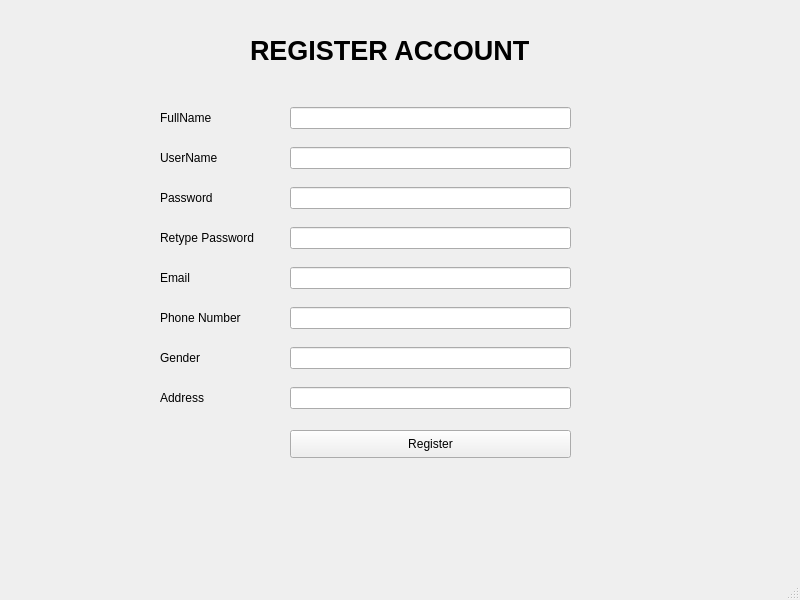
<?xml version="1.0" encoding="UTF-8"?>
<ui version="4.0">
 <class>MainWindow</class>
 <widget class="QMainWindow" name="MainWindow">
  <property name="geometry">
   <rect>
    <x>0</x>
    <y>0</y>
    <width>800</width>
    <height>600</height>
   </rect>
  </property>
  <property name="windowTitle">
   <string>MainWindow</string>
  </property>
  <widget class="QWidget" name="centralwidget">
   <widget class="QLabel" name="label_3">
    <property name="geometry">
     <rect>
      <x>250</x>
      <y>30</y>
      <width>351</width>
      <height>41</height>
     </rect>
    </property>
    <property name="font">
     <font>
      <pointsize>20</pointsize>
      <weight>75</weight>
      <bold>true</bold>
     </font>
    </property>
    <property name="text">
     <string>REGISTER ACCOUNT</string>
    </property>
   </widget>
   <widget class="QLabel" name="label">
    <property name="geometry">
     <rect>
      <x>160</x>
      <y>110</y>
      <width>55</width>
      <height>16</height>
     </rect>
    </property>
    <property name="text">
     <string>FullName</string>
    </property>
   </widget>
   <widget class="QLabel" name="label_2">
    <property name="geometry">
     <rect>
      <x>160</x>
      <y>150</y>
      <width>71</width>
      <height>16</height>
     </rect>
    </property>
    <property name="text">
     <string>UserName</string>
    </property>
   </widget>
   <widget class="QLabel" name="label_4">
    <property name="geometry">
     <rect>
      <x>160</x>
      <y>190</y>
      <width>61</width>
      <height>16</height>
     </rect>
    </property>
    <property name="text">
     <string>Password</string>
    </property>
   </widget>
   <widget class="QLabel" name="label_5">
    <property name="geometry">
     <rect>
      <x>160</x>
      <y>230</y>
      <width>111</width>
      <height>16</height>
     </rect>
    </property>
    <property name="text">
     <string>Retype Password</string>
    </property>
   </widget>
   <widget class="QLabel" name="label_6">
    <property name="geometry">
     <rect>
      <x>160</x>
      <y>270</y>
      <width>55</width>
      <height>16</height>
     </rect>
    </property>
    <property name="text">
     <string>Email</string>
    </property>
   </widget>
   <widget class="QLabel" name="label_7">
    <property name="geometry">
     <rect>
      <x>160</x>
      <y>310</y>
      <width>101</width>
      <height>16</height>
     </rect>
    </property>
    <property name="text">
     <string>Phone Number</string>
    </property>
   </widget>
   <widget class="QLabel" name="label_8">
    <property name="geometry">
     <rect>
      <x>160</x>
      <y>350</y>
      <width>55</width>
      <height>16</height>
     </rect>
    </property>
    <property name="text">
     <string>Gender</string>
    </property>
   </widget>
   <widget class="QLabel" name="label_9">
    <property name="geometry">
     <rect>
      <x>160</x>
      <y>390</y>
      <width>55</width>
      <height>16</height>
     </rect>
    </property>
    <property name="text">
     <string>Address</string>
    </property>
   </widget>
   <widget class="QLineEdit" name="lineEdit">
    <property name="geometry">
     <rect>
      <x>290</x>
      <y>107</y>
      <width>281</width>
      <height>22</height>
     </rect>
    </property>
   </widget>
   <widget class="QLineEdit" name="lineEdit_2">
    <property name="geometry">
     <rect>
      <x>290</x>
      <y>147</y>
      <width>281</width>
      <height>22</height>
     </rect>
    </property>
   </widget>
   <widget class="QLineEdit" name="lineEdit_3">
    <property name="geometry">
     <rect>
      <x>290</x>
      <y>187</y>
      <width>281</width>
      <height>22</height>
     </rect>
    </property>
   </widget>
   <widget class="QLineEdit" name="lineEdit_4">
    <property name="geometry">
     <rect>
      <x>290</x>
      <y>227</y>
      <width>281</width>
      <height>22</height>
     </rect>
    </property>
   </widget>
   <widget class="QLineEdit" name="lineEdit_5">
    <property name="geometry">
     <rect>
      <x>290</x>
      <y>267</y>
      <width>281</width>
      <height>22</height>
     </rect>
    </property>
   </widget>
   <widget class="QLineEdit" name="lineEdit_6">
    <property name="geometry">
     <rect>
      <x>290</x>
      <y>307</y>
      <width>281</width>
      <height>22</height>
     </rect>
    </property>
   </widget>
   <widget class="QLineEdit" name="lineEdit_7">
    <property name="geometry">
     <rect>
      <x>290</x>
      <y>347</y>
      <width>281</width>
      <height>22</height>
     </rect>
    </property>
   </widget>
   <widget class="QLineEdit" name="lineEdit_8">
    <property name="geometry">
     <rect>
      <x>290</x>
      <y>387</y>
      <width>281</width>
      <height>22</height>
     </rect>
    </property>
   </widget>
   <widget class="QPushButton" name="pushButton">
    <property name="geometry">
     <rect>
      <x>290</x>
      <y>430</y>
      <width>281</width>
      <height>28</height>
     </rect>
    </property>
    <property name="text">
     <string>Register</string>
    </property>
   </widget>
  </widget>
  <widget class="QMenuBar" name="menubar">
   <property name="geometry">
    <rect>
     <x>0</x>
     <y>0</y>
     <width>800</width>
     <height>26</height>
    </rect>
   </property>
  </widget>
  <widget class="QStatusBar" name="statusbar"/>
 </widget>
 <resources/>
 <connections/>
</ui>
